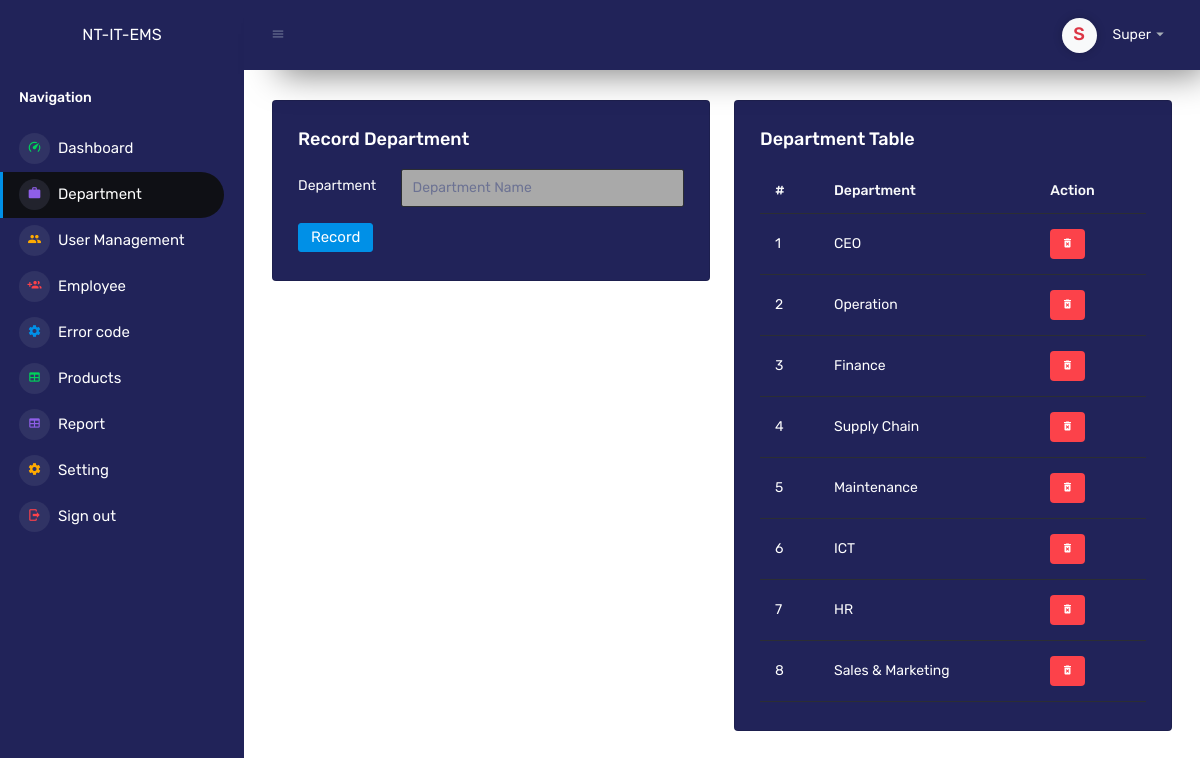
Screenshot of /dashboard/department.php (signed in) with the database file from the repository.
### tables this page shows
CREATE TABLE `users` (
  `uid` int(11) NOT NULL,
  `username` varchar(50) NOT NULL,
  `password` longtext NOT NULL,
  `dep` varchar(255) NOT NULL,
  `last_login` timestamp NOT NULL DEFAULT current_timestamp() ON UPDATE current_timestamp(),
  `status` char(1) NOT NULL DEFAULT '1',
  `profile` longtext NOT NULL
);

CREATE TABLE `department` (
  `id` int(11) NOT NULL,
  `dep` varchar(255) NOT NULL
);

### dashboard/department.php (the view, shortened to what this page needs)
<?php
$uid = $_SESSION['userinfo'];
$connect = new dbConnect();
$db = $connect->dbConnection();
$stm=$db->prepare("SELECT * FROM users WHERE uid='$uid'");
$stm->execute();
$userInfo = $stm->fetch(PDO::FETCH_ASSOC);
?>
<!DOCTYPE html>
<html lang="en">
<head>
    <link rel="stylesheet" href="../assets/vendors/mdi/css/materialdesignicons.min.css">
    <link rel="stylesheet" href="../assets/vendors/css/vendor.bundle.base.css">
    <link rel="stylesheet" href="../assets/vendors/jvectormap/jquery-jvectormap.css">
    <link rel="stylesheet" href="../assets/vendors/flag-icon-css/css/flag-icon.min.css">
    <link rel="stylesheet" href="../assets/vendors/owl-carousel-2/owl.carousel.min.css">
    <link rel="stylesheet" href="../assets/vendors/owl-carousel-2/owl.theme.default.min.css">
    <link rel="stylesheet" href="../assets/css/style.css">
	<link rel="stylesheet" href="../assets/css/u.css">
</head>
<body>
    <div class="container-scroller">
        <?php include 'sidebar.php'; ?>
        <div class="container-fluid page-body-wrapper">
            <?php include '_navbar.php'; ?>
<div class="main-panel">
    <div class="content-wrapper" style="background-color: #ffff;">
        <div class="row">
            <div class="col-md-6 grid-margin    ">
                <div class="card" style="background-color: #212359;">
                    <div class="card-body">
                        <h4 class="card-title">Record Department</h4>
                        <form class="forms-sample" action="../backend/recordDepartment.php" method="POST" enctype="multipart/form-data">
                            <div class="form-group row">
                                <label for="exampleInputUsername2" class="col-sm-3 col-form-label">Department</label>
                                <div class="col-sm-9">
                                    <input type="text text-dark" class="form-control" style="background-color: darkgray;" id="exampleInputUsername2" name="dep" placeholder="Department Name">
                                </div>
                            </div>
                            <button type="submit" class="btn btn-primary me-2">Record</button>
                        </form>
                    </div>
                </div>
            </div>
            <div class="col-lg-6 grid-margin stretch-card">
                <div class="card" style="background-color: #212359; color: #ffff;">
                    <div class="card-body">
                        <h4 class="card-title">Department Table</h4>
                        <div class="table-responsive">
                            <table class="table" style="color: #ffff;">
                                <thead>
                                    <tr>
                                        <th class="text-light">#</th>
                                        <th class="text-light">Department</th>
                                        <th class="text-light">Action</th>
                                    </tr>
                                </thead>
                                <tbody>
                                    <?php
                                    $no = 0;
                                    $stm = $db->prepare("SELECT * FROM department");
                                    $stm->execute();
                                    foreach ($stm->fetchAll() as $i => $row) {
                                        $no = $no + 1;
                                    ?>
                                        <tr>
                                            <td><?php echo $no ?></td>
                                            <td><?php echo $row['dep'] ?></td>
                                            <td>
                                                <a href="../backend/removeDepartment.php?id=<?php echo $row['id'] ?>">
                                                    <label class="badge badge-danger pointer"><i class="mdi mdi-delete-forever"></i></label></a>
                                            </td>
                                        </tr>
                                    <?php  }
                                    ?>
                                </tbody>
                            </table>
                        </div>
                    </div>
                </div>
            </div>
        </div>
    </div>
</div>
</div>
</div>
</body>
</html>

### dashboard/_navbar.php (shortened to what this page needs)
<nav class="navbar p-0 fixed-top d-flex flex-row" style="background-color: #212359; color: #ffff">
    <div class="navbar-menu-wrapper flex-grow d-flex align-items-stretch">
        <button class="navbar-toggler navbar-toggler align-self-center" type="button" data-toggle="minimize">
            <span class="mdi mdi-menu"></span>
        </button>
        <ul class="navbar-nav navbar-nav-right">
            <li class="nav-item dropdown">
                <a class="nav-link" id="profileDropdown" href="#" data-bs-toggle="dropdown">
                    <div class="navbar-profile">
                        <?php
                         if ($userInfo['profile']) {
                             echo '<img class="img-xs rounded-circle" src="' . $userInfo['profile'] . '" alt="">';
                         } else {
                             $words = explode(" ", $userInfo['username']);
                             $fullName = "";
                             foreach ($words as $w) {
                                 $fullName .= mb_substr($w, 0, 1);
                             }
                         ?>
                             <div class="img-xs rounded-circle no-profile bg-light text-danger text-center">
                                 <h4 style="margin-top: 8px;"><?php echo strtoupper($fullName); ?></h4>
                             </div>
                        <?php
                         }
                         ?>
                        <p class="mb-0 d-none d-sm-block navbar-profile-name"><?php echo ucwords($userInfo['username']); ?></p>
                        <i class="mdi mdi-menu-down d-none d-sm-block"></i>
                    </div>
                </a>
            </li>
        </ul>
    </div>
</nav>

### assets/css/u.css (style rules this page uses)
.form-control { color: aliceblue !important; }
.pointer { cursor: pointer; }
.setting-profile, .no-profile { background: blueviolet; color: aliceblue; display: flex; justify-content: center; align-items: center; box-shadow: 0 0 10px 0 rgba(0, 0, 0, 0.2); }

### rows the page displays
users: username "Super"
department: dep "CEO"
department: dep "Operation"
department: dep "Finance"
department: dep "Supply Chain"
department: dep "Maintenance"
department: dep "ICT"
department: dep "HR"
department: dep "Sales & Marketing"

### other values shown
$fullName "S"
